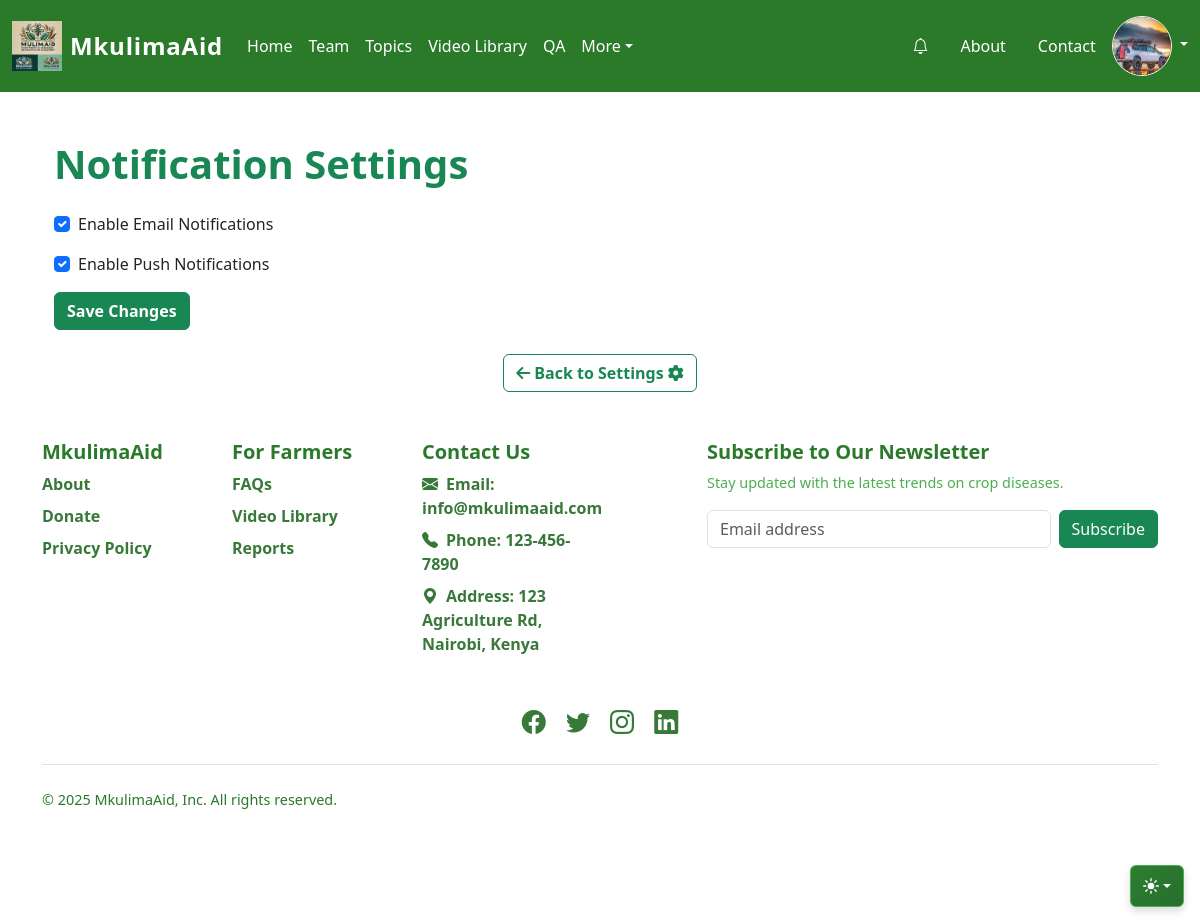
The page /notifications/settings (signed in) on the database its author committed.
### mkulimaaid/models.py (models this page shows, shortened)
class Settings(db.Model):
    id = db.Column(db.Integer, primary_key=True)
    site_title = db.Column(db.String(100), nullable=False, default="MkulimaAid")
    site_logo = db.Column(db.String(100), nullable=True)  # Store logo file path
    contact_email = db.Column(db.String(100), nullable=False, default="info@mkulimaaid.com")
    contact_phone = db.Column(db.String(20), nullable=False, default="123-456-7890")
    address = db.Column(db.Text, nullable=True, default="123 Main St, City, Country")
    maintenance_mode = db.Column(db.Boolean, default=False)

class User(UserMixin, db.Model):  # Use db.Model for SQLAlchemy models
    __tablename__ = 'users'
    id = db.Column(db.Integer, primary_key=True)
    fullname = db.Column(db.String(100), nullable=False)
    username = db.Column(db.String(50), nullable=False, unique=True)
    email = db.Column(db.String(120), nullable=False, unique=True)
    phone = db.Column(db.String(20), nullable=False)
    password = db.Column(db.String(60), nullable=False)
    is_admin = db.Column(db.Boolean, default=False)
    avatar = db.Column(db.String(100), nullable=True)
    date_joined = db.Column(db.DateTime, default=datetime.utcnow)
    farmers = db.relationship('Farmer', backref='user', lazy=True)
    contact_messages = db.relationship('ContactMessage', backref='user', lazy=True)

### mkulimaaid/routes.py (the view)
@main.route('/notifications/settings', methods=['GET', 'POST'])
@login_required
def notification_settings():
    settings = UserNotificationSetting.query.filter_by(user_id=current_user.id).first()
    farmers_form = FarmersForm()
    if not settings:
        settings = UserNotificationSetting(user_id=current_user.id)
        db.session.add(settings)
        db.session.commit()
    form = NotificationSettingsForm(
        email_notifications=settings.email_notifications,
        push_notifications=settings.push_notifications
    )
    if form.validate_on_submit():
        settings.email_notifications = form.email_notifications.data
        settings.push_notifications = form.push_notifications.data
        db.session.commit()
        flash('Notification settings updated successfully!', 'success')
        return redirect(url_for('main.notification_settings'))
    return render_template('notification_settings.html', form=form, farmers_form=farmers_form)

### mkulimaaid/forms.py
class NotificationSettingsForm(FlaskForm):
    email_notifications = BooleanField('Enable Email Notifications')
    push_notifications = BooleanField('Enable Push Notifications')
    submit = SubmitField('Save Settings')

### mkulimaaid/routes.py (called while the page is built)
@login_manager.user_loader
def load_user(user_id):
    return User.query.get(int(user_id))

@main.before_request
def load_settings():
    g.settings = Settings.query.first()

@main.before_request
def check_session_timeout():
    if current_user.is_authenticated:
        session_timeout_minutes = 60
        last_active_str = session.get("last_active")
        if last_active_str:
            try:
                last_active = datetime.fromisoformat(last_active_str)
            except ValueError:
                last_active = datetime.now()  # Fallback if format is incorrect
            time_elapsed = datetime.now() - last_active
            if time_elapsed > timedelta(minutes=session_timeout_minutes):
                logout_user()
                session.clear()
                flash("Your session has expired due to inactivity. Please log in again.", "warning")
                return redirect(url_for("main.login"))
        session["last_active"] = datetime.now().isoformat()

def get_settings():
    settings = Settings.query.first()
    if not settings:
        settings = Settings(maintenance_mode=False)
        db.session.add(settings)
        db.session.commit()
    return settings

@main.before_request
def check_maintenance_mode():
    settings = get_settings()
    g.settings = settings
    if settings.maintenance_mode and (not current_user.is_authenticated or not current_user.is_admin):
        return render_template('maintenance.html'), 503  # 503 Service Unavailable

### mkulimaaid/templates/notification_settings.html (shortened to what this page needs)
{% extends 'base.html' %}
{% block content %}
<div class="container mt-5">
    <h1 class="mb-4 text-success fw-bold">Notification Settings</h1>
    <form method="POST">
        <div class="form-check mb-3">
            {{ form.email_notifications(class="form-check-input") }}
            {{ form.email_notifications.label(class="form-check-label") }}
        </div>
        <div class="form-check mb-3">
            {{ form.push_notifications(class="form-check-input") }}
            {{ form.push_notifications.label(class="form-check-label") }}
        </div>
        <button type="submit" class="btn btn-success fw-bold">Save Changes</button>
    </form>
</div>
<div class="text-center mt-4">
    <a href="{{ url_for('main.user_settings') }}"
       class="btn btn-outline-success fw-bold">
       <i class="fas fa-arrow-left"></i> Back to Settings <i class="fas fa-cog"></i>
    </a>
</div>
{% endblock %}

### mkulimaaid/templates/base.html (shortened to what this page needs)
<!DOCTYPE html>
<html lang="en">
  <head>
    <link rel="stylesheet" href="{{ url_for('static', filename='css/styles.css') }}" />
    <link rel="stylesheet" href="https://cdn.datatables.net/1.13.6/css/jquery.dataTables.min.css">
    <link
      href="https://cdn.jsdelivr.net/npm/bootstrap@5.3.3/dist/css/bootstrap.min.css"
      rel="stylesheet"
    />
    <link
      href="https://cdnjs.cloudflare.com/ajax/libs/bootstrap-icons/1.5.0/font/bootstrap-icons.min.css"
      rel="stylesheet"
    />
    <link rel="stylesheet" href="https://unpkg.com/flickity@2/dist/flickity.min.css" />
    <link rel="stylesheet" href="https://cdnjs.cloudflare.com/ajax/libs/font-awesome/6.0.0-beta3/css/all.min.css">
    <link rel="stylesheet" href="https://unpkg.com/leaflet@1.9.4/dist/leaflet.css" />
  </head>
  <body>
      <div class="container">
      <nav class="navbar navbar-expand-lg bg-green navbar-dark py-3 ">
        <div class="container-fluid">
          <a class="navbar-brand d-flex align-items-center" href="{{ url_for('main.upload') }}">
            <img src="{{ url_for('static', filename='images/' + g.settings.site_logo) if g.settings.site_logo else url_for('static', filename='logo.png') }}" alt="Site Logo" class="site-logo me-2" style="height: 50px;" />
            <span class="site-title text-white">{{ g.settings.site_title or "MkulimaAid" }}</span>
          </a>
          <div class="collapse navbar-collapse" id="navbarSupportedContent">
            <ul class="navbar-nav me-auto mb-2 mb-lg-0">
              <li class="nav-item">
                <a class="nav-link text-white" href="{{ url_for('main.upload') }}">Home</a>
              </li>
              <li class="nav-item">
                <a class="nav-link text-white" href="/team">Team</a>
              </li>
              <li>
                <a class="nav-link text-white" href="/topics">Topics</a>
              </li>
              <li>
                <a class="nav-link text-white" href="/videos">Video Library</a>
              </li>
              <li>
                  <a class="nav-link text-white" href="/forum">QA</a>
              </li>
              <li class="nav-item dropdown">
                <a class="nav-link dropdown-toggle text-white" href="#" role="button" data-bs-toggle="dropdown" aria-expanded="false">More</a>
              </li>
            </ul>
                <div class="d-flex align-items-center">
                    <ul class="nav">
                        <li>
                            <a href="/notifications" class="nav-link text-white position-relative">
                                <i class="bi bi-bell"></i>
                            </a>
                        </li>
                        <li><a href="/about" class="nav-link text-white">About</a></li>
                        <li><a href="/contact" class="nav-link text-white">Contact</a></li>
                    </ul>
                </div>
              <div class="dropdown">
                <a href="#" class="d-block text-white text-decoration-none dropdown-toggle" data-bs-toggle="dropdown" aria-expanded="false">
                  <img src="{{ url_for('static', filename='uploads/' + current_user.avatar) if current_user.avatar else url_for('static', filename='images/default.png') }}" alt="Profile" width="40" height="40" class="rounded-circle border border-light">
                </a>
              </div>
            </div>
          </div>
        </div>
    <div class="dropdown position-fixed bottom-0 end-0 mb-3 me-3 bd-mode-toggle">
        <button class="btn btn-bd-primary py-2 dropdown-toggle d-flex align-items-center" id="bd-theme" type="button" aria-expanded="false" data-bs-toggle="dropdown" aria-label="Toggle theme (auto)">
            <svg class="bi my-1 theme-icon-active" width="1em" height="1em">
                <use href="#circle-half"></use>
            </svg>
        </button>
    </div>
      <div class="container">{% block content %}{% endblock %}</div>
      <div class="container">
        <footer class="footer py-5">
            <div class="row">
                <div class="col-6 col-md-2 mb-3">
                    <h5 class="footer-title">MkulimaAid</h5>
                    <ul class="nav flex-column">
                        <li class="nav-item mb-2">
                            <a href="/about" class="footer-link">About</a>
                        </li>
                        <li class="nav-item mb-2">
                            <a href="/donate" class="footer-link">Donate</a>
                        </li>
                        <li class="nav-item mb-2">
                            <a href="/privacy-policy" class="footer-link">Privacy Policy</a>
                        </li>
                    </ul>
                </div>
                <div class="col-6 col-md-2 mb-3">
                    <h5 class="footer-title">For Farmers</h5>
                    <ul class="nav flex-column">
                        <li class="nav-item mb-2">
                            <a href="/faqs" class="footer-link">FAQs</a>
                        </li>
                        <li class="nav-item mb-2">
                            <a href="{{ url_for('main.videos') }}" class="footer-link">Video Library</a>
                        </li>
                        <li class="nav-item mb-2">
                            <a href="{{ url_for('main.homepage_reports') }}" class="footer-link">Reports</a>
                        </li>
                    </ul>
                </div>
                <div class="col-6 col-md-2 mb-3">
                    <h5 class="footer-title">Contact Us</h5>
                    <ul class="nav flex-column">
                        <li class="nav-item mb-2">
                            <a href="mailto:{{ g.settings.contact_email }}" class="footer-link">
                                <i class="bi bi-envelope-fill me-2"></i>Email: {{ g.settings.contact_email }}
                            </a>
                        </li>
                        <li class="nav-item mb-2">
                            <a href="tel:{{ g.settings.contact_phone }}" class="footer-link">
                                <i class="bi bi-telephone-fill me-2"></i>Phone: {{ g.settings.contact_phone }}
                            </a>
                        </li>
                        <li class="nav-item mb-2">
                            <span class="footer-link">
                                <i class="bi bi-geo-alt-fill me-2"></i>Address: {{ g.settings.address }}
                            </span>
                        </li>
                    </ul>
                </div>
                <div class="col-md-5 offset-md-1 mb-3">
                    <form method="POST" action="{{ url_for('main.subscribe') }}">
                        <h5 class="footer-title">Subscribe to Our Newsletter</h5>
                        <p class="footer-subtext">Stay updated with the latest trends on crop diseases.</p>
                        <div class="d-flex flex-column flex-sm-row w-100 gap-2">
                            <input
                                id="newsletter1"
                                type="email"
                                name="email"
                                class="form-control"
                                placeholder="Email address"
                                required
                            />
                            <button class="btn btn-success" type="submit">Subscribe</button>
                        </div>
                    </form>
                </div>
            </div>
            <div class="row mt-4 text-center">
                <div class="col">
                    <a href="#" class="social-link me-3"><i class="bi bi-facebook"></i></a>
                    <a href="#" class="social-link me-3"><i class="bi bi-twitter"></i></a>
                    <a href="#" class="social-link me-3"><i class="bi bi-instagram"></i></a>
                    <a href="#" class="social-link"><i class="bi bi-linkedin"></i></a>
                </div>
            </div>
            <div class="d-flex flex-column flex-sm-row justify-content-between py-4 my-4 border-top">
                <p class="footer-rights">&copy; 2025 MkulimaAid, Inc. All rights reserved.</p>
            </div>
        </footer>
    </div>
  </body>
</html>

### mkulimaaid/static/css/styles.css (style rules this page uses)
.site-logo { width: 50px; height: auto; margin-right: 5px; object-fit: contain; max-height: 50px; }
.btn-bd-primary { --bd-success-bg: #2e7d32; --bd-success-rgb: 46, 125, 50; --bs-btn-font-weight: 600; --bs-btn-color: #fff; --bs-btn-bg: var(--bd-success-bg); --bs-btn-border-color: var(--bd-success-bg); --bs-btn-hover-color: #fff; --bs-btn-hover-bg: #256a27; --bs-btn-hover-border-color: #256a27; --bs-btn-focus-shadow-rgb: var(--bd-success-rgb); --bs-btn-active-color: #fff; --bs-btn-active-bg: #1e5620; --bs-btn-active-border-color: #1e5620; background-image: linear-gradient(135deg, var(--bd-success-bg) 0%, #276f2d 100%); border: 1px solid var(--bd-success-bg); padding: 0.5rem 1rem; border-radius: 0.375rem; box-shadow: 0 4px 8px rgba(0, 0, 0, 0.15); transition: background 0.3s ease, transform 0.2s ease, box-shadow 0.3s ease; }
.bd-mode-toggle { z-index: 1500; }
.site-title { font-size: 24px; font-weight: bold; }
.dropdown .rounded-circle { width: 60px; height: 60px; border: 3px solid #f8f9fa; }
body.light-theme { --feature-bg: #f9f9f9; --feature-bg-hover: #eaeaea; --feature-text: #333; --icon-color: #007bff; }
:root { --faq-bg: #f8f9fa; --faq-text: #333; --faq-body-bg: #ffffff; --faq-body-text: #000000; }
body.light-theme { --card-bg: #ffffff; --card-border: #e0e0e0; --card-title-color: #333; --card-role-color: #007bff; --card-bio-color: #555; --social-icon-color: #007bff; --social-icon-hover: #0056b3; }
.footer-title { color: #2b7a2b; font-weight: 700; }
.footer-link { color: #387939; text-decoration: none; font-weight: 600; }
.footer-subtext { color: #4caf50; font-size: 0.9rem; font-weight: 500; }
.social-link { color: #387939; font-size: 1.5rem; }
.footer-rights { color: #2b7a2b; font-size: 0.9rem; }
.navbar { background-color: #f5f5f5; padding: 1rem; width: 100vw; position: relative; left: 50%; transform: translateX(-50%); z-index: 1000; }
.navbar .container-fluid { max-width: 1200px; margin: 0 auto; display: flex; justify-content: space-between; align-items: center; overflow: visible; }
.navbar-brand .site-title { color: #2b7a2b; font-weight: 700; font-size: 1.5rem; }
.nav-link { color: #387939; font-weight: 600; }
.bd-mode-toggle .dropdown-toggle { background-color: #4caf50; border-color: #4caf50; color: #fff; }
.bg-green { background-color: #2a7a2a; }
.site-title { font-size: 1.5rem; font-weight: 600; color: #ffffff; letter-spacing: 0.05rem; transition: color 0.3s ease-in-out; }
.site-logo { height: 50px; width: auto; margin-right: 8px; }
.navbar-nav .nav-link { color: #ffffff !important; font-weight: 500; font-size: 1rem; transition: color 0.3s ease; border-radius: 10px; }
.dropdown .rounded-circle { border: 2px solid #d4e157; transition: transform 0.3s; }
.btn-success { background-color: #28a745; border: none; transition: background-color 0.3s ease; }
body.light-theme { --feature-bg: #fcfafa; --feature-bg-hover: #eaeaea; --feature-text: #333; --icon-color: #007bff; --faq-body-bg: #fcfafa; --faq-body-text: #000000; --card-bg: #fcfafa; --card-border: #e0e0e0; }

### rows shown on the page
Settings: site_logo (picture), settings "MkulimaAid", settings.contact_email "info@mkulimaaid.com", settings.contact_phone "123-456-7890", settings.address "123 Agriculture Rd, Nairobi, Kenya"
User: avatar (picture)
